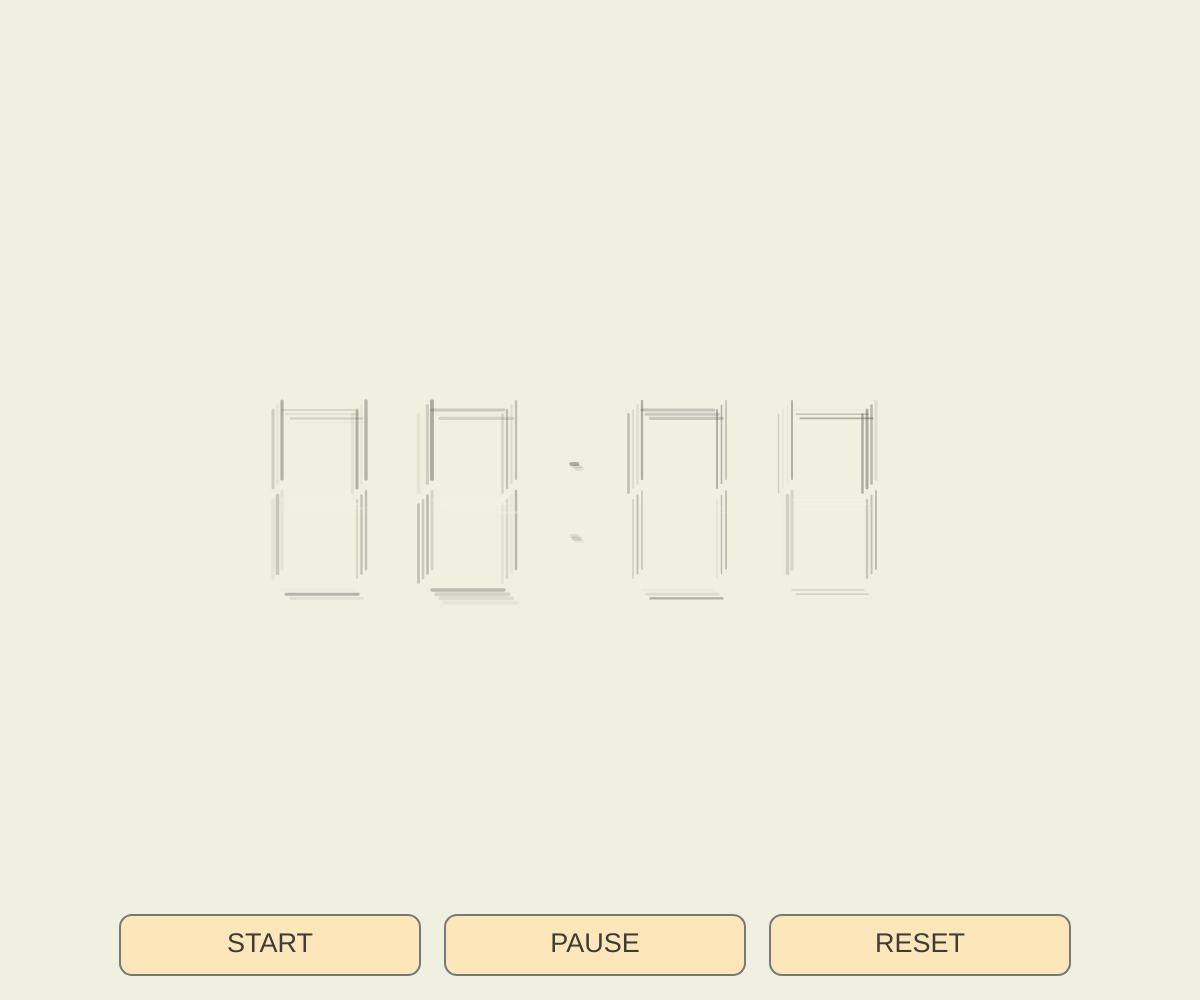
Frame 1 (no input)
Frame 60 (no input): identical to frame 1, image omitted
Frame 120 (the mouse pressed at the canvas centre since frame 60): identical to frame 1, image omitted

The p5.js sketch that drew this single still picture (run headless with seeded random() and noise() and a simulated clock; from frame 60 on, the mouse is pressed at the canvas centre):

// p5.js sketch
// ── sketch.js
let stripes = [];           // Array to store all line stripe objects
let currentStripe = 0;      // Index of the current stripe being animated

let mode = 1;               // Drawing mode: 0 = cross pattern, 1 = parallel lines

let sevenSegmentDisplay = []; // Array to store the seven-segment display objects
let number;                 // Array to store the seven-segment display objects

let colon = []; // Array to store the colon position
let colonStripes; // fixed LineStripe object for the colon


let clockIsRunning = false; // Flag to control clock running state
let startTime=0; // Variable to store the start time
let pausedTime=0; // Variable to store the paused time
let resetTime = 0; // Variable to store the reset time



function setup() {
  createCanvas(windowWidth, windowHeight);
  angleMode(DEGREES);

  // The function of millis is from -- https://p5js.org/zh-Hans/reference/p5/millis/
  startTime = millis(); // Initialize start time
  resetTime = millis(); // Initialize reset time

  let baseSize = min(width, height) ;//Which is smaller, width or height of the window?
  
  let numberWidth = baseSize*0.12;  // Width of each number segment
  let numberHeight = baseSize*0.18;// Height of each number segment
  let numberSpacing = numberWidth*1.25; // Spacing between the numbers
  
  let totalWidth = numberSpacing * 4 + numberWidth * 0.5; // Total width for four digits and three spacings
  let startX =(width - totalWidth)/2; //Starting X position for the number of minutes (ten digit)
  let startY = height / 2 - numberHeight / 2; // Starting Y position for the number of minutes

  

  for (let i = 0; i < 4; i++) { //There are 4 digits in the seven-segment display

    let x = startX + i * numberSpacing; // Calculate x position for each digit
    if (i >= 2) {x = x + numberWidth*0.5}; // Add extra spacing for the colon between minutes and seconds

    sevenSegmentDisplay.push(new SevenSegmentDisplay(x,startY,numberWidth,numberHeight)); 
    //sevenSegmentDisplay[0] = new SevenSegmentDisplay(x, height / 2 - 50, 80, 100);
    //sevenSegmentDisplay[1] = new SevenSegmentDisplay(x + spacing, height / 2 - 50, 80, 100);
    //sevenSegmentDisplay[2] = new SevenSegmentDisplay(x + spacing * 2, height / 2 - 50, 80, 100);
    //sevenSegmentDisplay[3] = new SevenSegmentDisplay(x + spacing * 3, height / 2 - 50, 80, 100);
  };

  colon[0] = startX + 2 * numberSpacing + numberWidth*0.01; // Position for the colon between minutes and seconds
  //in case need to use colon between mins and hours in the future

  colonStripes = {
    upper: new LineStripe(
      colon[0], height / 2 - numberHeight*0.2,    // x, y position
      width * 0.005,                // length - using window width proportion
      width * 0.002,                // spacing - using window width proportion
      3,                            // count - fixed number of lines
      0,                            // angle
      width * 0.003                 // baseWeight - using window width proportion
    ),
    lower: new LineStripe(
      colon[0], height / 2 + numberHeight*0.2,    // x, y position
      width * 0.005,                // length - using window width proportion
      width * 0.002,                // spacing - using window width proportion
      3,                            // count - fixed number of lines
      0,                            // angle
      width * 0.003                 // baseWeight - using window width proportion
    )
  };
  number = new Array(10); //Create an array to store the numbers 0-9
  initializeArray(); //fill the lights of the seven-segment display. The Function will be defines later.
  //These two lines reference this site-- https://www.geeksforgeeks.org/how-to-create-seven-segment-clock-using-p5-js-library/.
  //The following code will also be used subsequently for tips on this website.

}

function draw() {
  frameRate(60); // Set frame rate to 60 FPS
  background(240, 240, 225); // Clear the canvas
  
  let totalTime  
  if (clockIsRunning == true){
    totalTime = millis()- resetTime - pausedTime; // Calculate total time since start, minus any paused time
  }else {
    totalTime = startTime - resetTime - pausedTime; // If clock is not running, calculate time since reset
  }  
    
  let totalSeconds = floor(totalTime / 1000); // Convert milliseconds to seconds
  let minutes = floor(totalSeconds / 60); // Calculate minutes
  let seconds = totalSeconds % 60; // Calculate remaining seconds

  //transfer to two-digit format for minutes and seconds
  //The idea is from -- https://www.geeksforgeeks.org/how-to-create-seven-segment-clock-using-p5-js-library/
  //The use of slice(-2) id from -- https://developer.mozilla.org/zh-CN/docs/Web/JavaScript/Reference/Global_Objects/Array/slice
  let min = ("0" + minutes).slice(-2);// e.g.min = "0" +5   → "05",   "05".slice(-2) → "05"
  let sec = ("0" + seconds).slice(-2);// e.g.sec = "0" + 12 → "012", "012".slice(-2) → "12"

  //show() function is written in the class SevenSegmentDisplay.
  sevenSegmentDisplay[0].show(number[min[0]]); // Show the first digit of minutes
  sevenSegmentDisplay[1].show(number[min[1]]); // Show the second digit of minutes
  sevenSegmentDisplay[2].show(number[sec[0]]); // Show the first digit of seconds
  sevenSegmentDisplay[3].show(number[sec[1]]); // Show the second digit of seconds

  colonStripes.upper.currentLen = colonStripes.upper.len; // Set the upper colon stripe to full length
  colonStripes.upper.gray = 60; // Set the color to gray for visibility
  colonStripes.upper.displayStep(); // Draw the upper colon stripe

  colonStripes.lower.currentLen = colonStripes.lower.len; // Set the lower colon stripe to full length
  colonStripes.lower.gray = 60; // Set the color to gray for visibility
  colonStripes.lower.displayStep(); // Draw the lower colon stripe

  drawControlButtons(); // Draw UI button
}

function initializeArray() {
  // Initialize the number array with the segments for each digit

  //  f  aaa  b
  //  f       b
  //  f       b
  //     ggg
  //  e       c
  //  e       c
  //  e  ddd  c
 
  //In the order number[i] = [a,b,c,d,e,f,g]
  //If the segment is on, it is 1, and filled with gray color
  //If the segment is off, it is 0, and filled with (240, 240, 225), which is the background color.

  number[0] = [1, 1, 1, 1, 1, 1, 0]; // 0
  number[1] = [0, 1, 1, 0, 0, 0, 0]; // 1
  number[2] = [1, 1, 0, 1, 1, 0, 1]; // 2
  number[3] = [1, 1, 1, 1, 0, 0, 1]; // 3
  number[4] = [0, 1, 1, 0, 0, 1, 1]; // 4
  number[5] = [1, 0, 1, 1, 0, 1, 1]; // 5
  number[6] = [1, 0, 1, 1, 1, 1, 1]; // 6
  number[7] = [1, 1, 1, 0, 0, 0, 0]; // 7 
  number[8] = [1, 1, 1, 1, 1, 1, 1]; // 8
  number[9] = [1, 1, 1, 1, 0, 1, 1]; // 9   
  
}

class SevenSegmentDisplay {
  constructor(x, y, w, h) {
    this.x = x; // X position of the display
    this.y = y; // Y position of the display
    this.w = w; // Width of the display
    this.h = h; // Height of the display

    

    this.segmentLength = w*0.7; // Length of each segment
    this.gap = w*0.1; // Spacing between segments. The"spacing" has been used in function setup().  For the sake of clarity, we use gap here.

    this.coords = {//这段坐标还要调整一下现在有点乱
      //a
      a:[ x + this.gap  , 
          y , 
          x + this.gap + this.segmentLength  ,  
          y   ], 
      //b
      b:[ x + this.gap + this.segmentLength  , 
          y - h/20 , 
          x + this.gap + this.segmentLength , 
          y + h/2 - h/20 ],
      //c
      c:[ x + this.gap + this.segmentLength , 
          y + h/2 - h/20 , 
          x + this.gap + this.segmentLength , 
          y + h - h/20 ],
      //d
      d:[ x + this.gap  , 
          y + h , 
          x + this.gap + this.segmentLength   , 
          y + h ],
      //e
      e:[ x + this.gap , 
          y + h/2 - h/20 , 
          x + this.gap , 
          y + h - h/20 ],
      //f
      f:[ x + this.gap ,
          y  - h/20 , 
          x + this.gap , 
          y + h/2 - h/20 ],
      //g
      g:[ x + this.gap  , 
          y + h/2 , 
          x + this.gap + this.segmentLength  , 
          y + h/2 ]
    };

    //TEST
    console.log(`a段坐标: [${this.coords.a}]`),
    console.log(`b段坐标: [${this.coords.b}]`),
    console.log(`c段坐标: [${this.coords.c}]`),
    console.log(`d段坐标: [${this.coords.d}]`),
    console.log(`e段坐标: [${this.coords.e}]`),
    console.log(`f段坐标: [${this.coords.f}]`),
    console.log(`g段坐标: [${this.coords.g}]`);   

    this.stripes = {}; // Object to store LineStripe objects for each segment
    let segments = Object.keys(this.coords); 
    /* Get the keys of the coordinates object, which are the segment names (a, b, c, d, e, f, g)
     In order to get the coordinates and the status of one of the seven segments later, I reference this feature.
     Object.key()
     https://developer.mozilla.org/zh-CN/docs/Web/JavaScript/Reference/Global_Objects/Object/keys */

    //TEST
        console.log(segments); //should show ["a", "b", "c", "d", "e", "f", "g"]
    
    for (let i = 0; i < Object.keys(this.coords).length; i++) {
      let segment = Object.keys(this.coords)[i];
       //TEST
        console.log(`segment: = Object.keys(this.coords)[i] = "${segment}"`); 
        /*should do it for 7 times
          e.g. segment = Object.keys(this.coords)[0] = "a",
               segment = Object.keys(this.coords)[1] = "b", etc. */

      let coord = this.coords[segment];
        // Get the coordinates for the current segment
        //e.g. coords = this.coords["a"] = [x + this.gap, y, x + this.gap + this.segmentLength,  y   ]

      
      
      let x1 = coord[0]; //e.g. x1 = x + this.gap 
      let y1 = coord[1]; //e.g. y1 = y 
      let x2 = coord[2]; //e.g. x2 = x + this.gap -h/20 + this.segmentLength
      let y2 = coord[3]; //e.g. y2 = y 
      let len = dist(x1, y1, x2, y2); // Calculate the length of the segment. 
        /*The previous segment Length was just the line segnment being drawn.
          But since he coordinates were fine-tuned to avoid the lines being glued together, the value has changed.
          We need to recalculate the length of the segment.*/

      let angle = 0; // Initialize angle to 0
      if (x1 === x2) {
        angle = 90; // Vertical segment
      } else if (y1 === y2) {
        angle = 0; // Horizontal segment
      } 

      this.stripes[segment] = new LineStripe(//(x, y, len, spacing, count, angle, baseWeight)
        // Create a new LineStripe for each segment
        x1, 
        y1, 
        len - this.gap, 
        len * 0.05, // Spacing between lines, using length proportion instead of fixed value
        floor(random(3, 5)), 
        angle, 
        w*(random(0.01, 0.03)) 
      );
    }
  }

  show(segments) {
    //Used the website mentioned before.
    //https://www.geeksforgeeks.org/how-to-create-seven-segment-clock-using-p5-js-library/
    this.edge('a', segments[0]); // a segment: top horizontal line
    //segments[0] controls whether a is on or off.
    this.edge('b', segments[1]); // b segment: top right vertical line
    this.edge('c', segments[2]); // c segment: bottom right vertical line     
    this.edge('d', segments[3]); // d segment: bottom horizontal line
    this.edge('e', segments[4]); // e segment: bottom left vertical line
    this.edge('f', segments[5]); // f segment: top left vertical line
    this.edge('g', segments[6]); // g segment: middle horizontal line
  }
  edge(segment, flag) {
    let stripe = this.stripes[segment]; // Get the LineStripe object for the segment
    stripe.currentLen = stripe.len; // Set the current length to the full length of the segment
    if(flag == 1) { // If the segment is on
      stripe.gray = 60; // Convert to RGB color
    }else {
      stripe.gray = 240; // Still draw the segment, but with the color is similar to the background, almost invisible.
      
    }
    stripe.displayStep(); // Draw the segment
    }
}

function drawButton(x,y,w,h,buttonText) {
 
  fill(255,230,180, 220); // Set button color with transparency
  stroke(120); // Set stroke color
  strokeWeight(2); // Set stroke weight
  rect(x, y, w, h, 12); // Draw rectangle with rounded corners

  fill(60); // Set text color
  noStroke(); // No stroke for text
  textSize(h * 0.45); // Set font size relative to button height
  textAlign(CENTER, CENTER); // Center align text
  text(buttonText, x + w / 2, y + h / 2); // Draw button text
}

function drawControlButtons() {
  push();
  resetMatrix();//
  // Button position and size adapt to the canvas
  let margin = 0.025 * min(width, height); 
  let btnW = 0.25 * width;   
  let btnH = 0.06 * height;  
  let x = 0.1 * width; // Starting X position for buttons
  let y = height - btnH - margin;
  let btnSpacing = btnW + margin; // Spacing between buttons
  
  drawButton(x, y, btnW, btnH,"START");
  drawButton(x + btnSpacing, y, btnW, btnH,"PAUSE");
  drawButton(x + btnSpacing*2, y, btnW, btnH,"RESET");
  pop();
}

function startTimer() {
  if (clockIsRunning == false) {
    // If the clock is not running, start it
      pausedTime = pausedTime + millis() - startTime; // Update paused time
      clockIsRunning = true; // Set the flag to true to start the clock
   
    
  }
}

function resetTimer() {
  resetTime = millis(); // Update reset time to current time
  pausedTime = 0;
  startTime = millis(); // Update start time to current time
  clockIsRunning = false; // Set the flag to false to pause the clock

}

function pauseTimer() {
  if (clockIsRunning == true) {
    // If the clock is not running, start it
      startTime = millis(); // Update start time to current time
      clockIsRunning = false; // Set the flag to true to start the clock
  }
 
  
}

// Handle mouse press events for button clicks
function mousePressed() {
  let margin = 0.025 * min(width, height);
  let btnW = 0.25 * width;
  let btnH = 0.06 * height;
  let x = 0.1 * width;
  let y = height - btnH - margin;
  let btnSpacing = btnW + margin; // Spacing between buttons

  if (mouseY >= y && mouseY <= y + btnH){
    if (mouseX >= x && mouseX <= x + btnW) {
      startTimer(); // Start the timer when the first button is clicked
    } else if (mouseX >= x + btnSpacing && mouseX <= x + btnSpacing + btnW) {
      pauseTimer(); // Pause the timer when the second button is clicked
    } else if (mouseX >= x + btnSpacing * 2 && mouseX <= x + btnSpacing * 2 + btnW) {
      resetTimer(); // Reset the timer when the third button is clicked
    }
  }

}

// Handle window resize
function windowResized() {
  resizeCanvas(windowWidth, windowHeight); 
  background(240, 240, 225); 
  stripes = [];
  currentStripe = 0;
  sevenSegmentDisplay = [];// 🔴Reset the seven-segment display
  colon = []; // 🔴Reset the colon position，in case the colon move towards right.
  setup(); // regenerate stripes on resize
}

// LineStripe class for generating and animating a set of lines
//🔴Change the angle
class LineStripe {
  constructor(x, y, len, spacing, count, angle, baseWeight) {   
    this.x = x;                        //Position of line
    this.y = y;                        //Position of line
    this.len = len;                    //Length of line
    this.spacing = spacing;            //Spacing of line
    this.count = count;                // Number of lines in the stripe
    this.angle = angle;                //Angle of line
    this.baseWeight = baseWeight;      //Width of line stroke
    this.lines = [];                   //Array to store the lines
    this.done = false;                 //Flag to indicate if the stripe is fully drawn
    this.currentLen = 0;               //Current line length  
    this.gray = random(10, 200);       //grayscale base color"

    // Initialize each line’s parameters
    for (let i = 0; i < this.count; i++) {
      let offsetY = i * this.spacing;                     // avoid overlapping lines
      let opacity = random(2, 100);                       // random opacity
      let weight = this.baseWeight + random(-0.1, 0.5);   // random weight variation
      let m = round(random(3));                           // direction modifier (0 or 1)
      this.lines.push({ offsetY, opacity, weight, m });   
    }
  }

  // Draw the line stripe step by step with animation
  displayStep() {
    push();
    translate(this.x, this.y);
    rotate(this.angle);//🔴🔴🔴!!!!!!!!This is very very very important!!!!
    // I changed the original "-this.angle" to "this.angle" to make the lines grow in the correct direction.
    //Exhausted hours of debugging, and finally found this issue.
    //At first, I thought only line segment a was wrong, but later I found that all the horizontal line segments were wrong:(


    // Draw each line segment with dynamic length
    for (let i = 0; i < this.lines.length; i++) {
      let l = this.lines[i];
      stroke(this.gray, l.opacity);// meet the requirement of background color
      strokeWeight(l.weight);
      
      //Decide the growing direction of line based on mode
      if (l.m == 0) {
        line(0 + l.offsetY, l.offsetY, this.currentLen + l.offsetY, l.offsetY);
      } else {
        line(this.len + l.offsetY, l.offsetY, this.len - this.currentLen + l.offsetY, l.offsetY);
      }
    }

    // Animate growth of lines
    if (this.currentLen < this.len) {
      this.currentLen += 10;
    } else {
      this.done = true; //Mark done and continue to draw the next lines
    }
    pop();
  }
}
